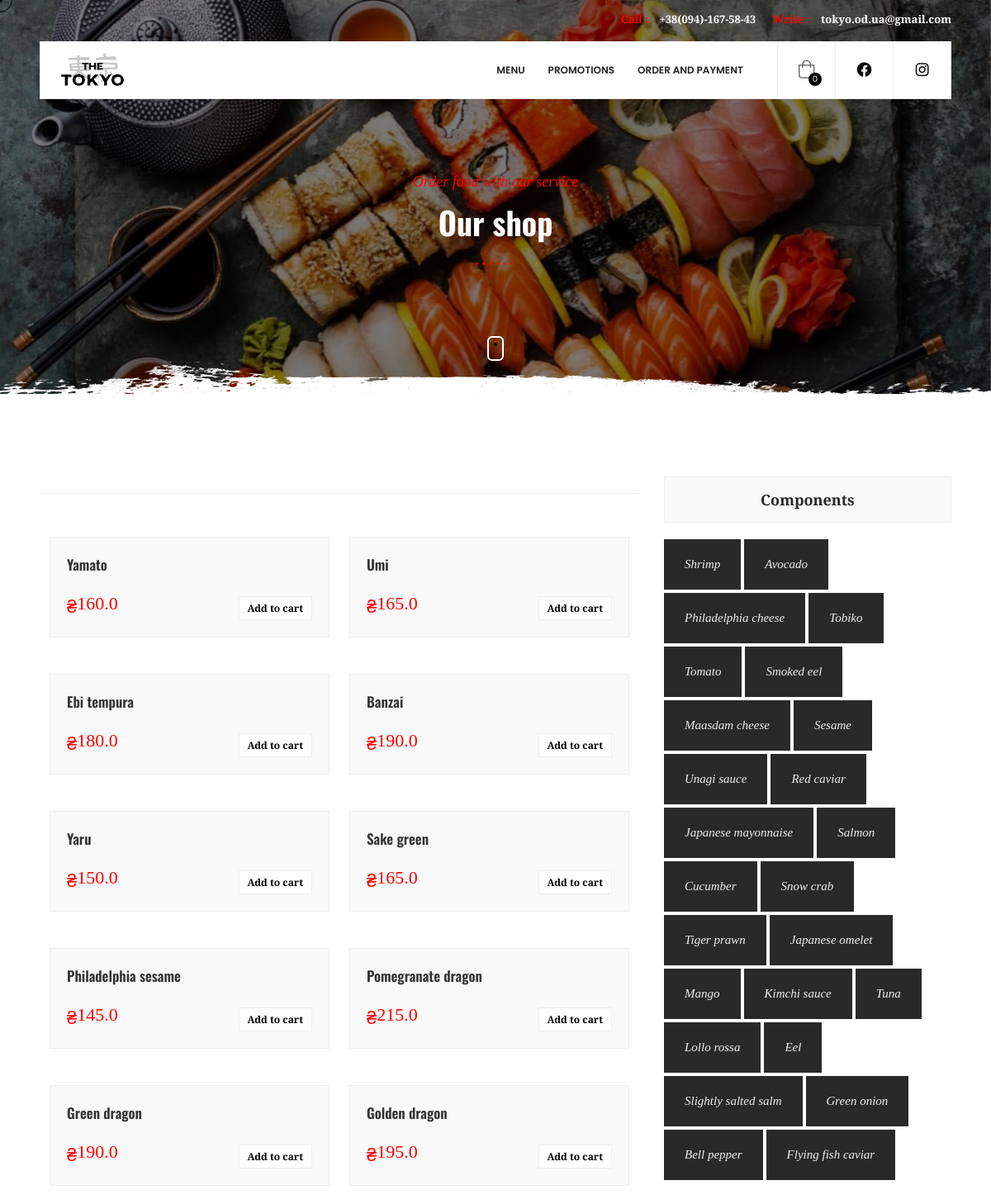
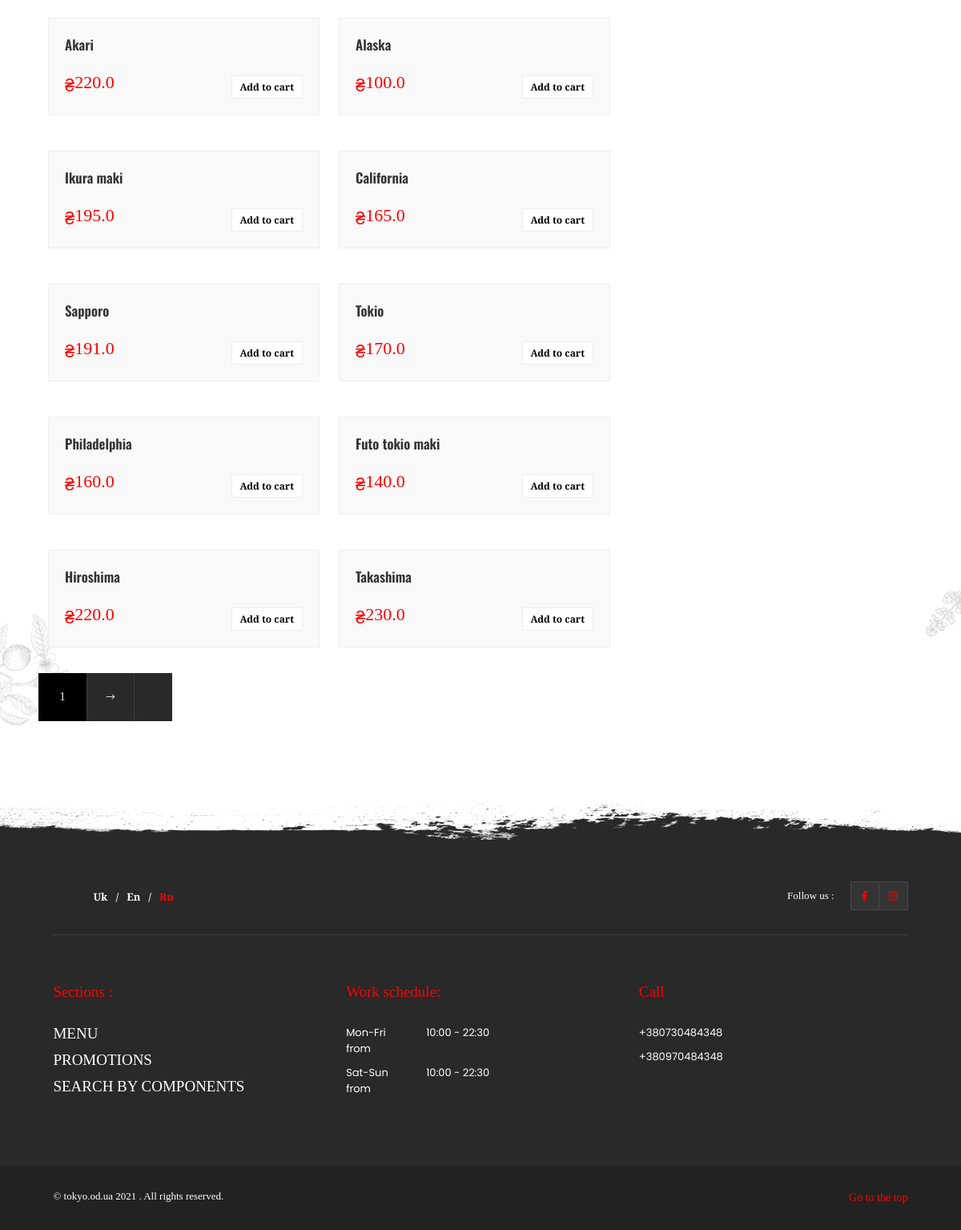
The app's page /shop/ with its own data (2 pictures, top to bottom).
### core/models.py (models this page shows, shortened)
class Item(models.Model):
    title = models.CharField('Заголовок uk', max_length=100)
    title_eng = models.CharField('Заголовок eng', max_length=100, null=True, blank=True)
    title_ru = models.CharField('Заголовок ru', max_length=100, null=True, blank=True)
    price = models.FloatField('Цена')
    discount_price = models.FloatField('Цена со скидкой', blank=True, null=True)
    category = models.ForeignKey(Category, on_delete=models.CASCADE)
    weight = models.IntegerField(verbose_name='Вес')
    slug = models.SlugField('Ярлык')
    description = models.TextField('Описание', null=True, blank=True)
    ru_description = models.TextField('Описание ru',null=True, blank=True)
    english_description = models.TextField('Описание eng',null=True, blank=True)
    image = models.ImageField('Изображение товара', blank=True, null=True)
    item_tag = models.ManyToManyField(ItemTag, verbose_name='Тэги товара')
    is_sushi_set = models.BooleanField(default=False, verbose_name='Это сушисет?')
    def admin_photo(self):
        return mark_safe('<img src="{}" width="100" /'.format(self.image.url))
    admin_photo.short_description = 'Превью'
    admin_photo.allow_tags = True
    class Meta:
        verbose_name = 'Товар'
        verbose_name_plural = 'Товары'
    def get_absolute_url(self):
        return reverse("core:product", kwargs={
            'slug': self.slug
        })
    def get_add_to_cart_url(self):
        return reverse("core:add-to-cart", kwargs={
            'slug': self.slug
        })

class ItemTag(models.Model):
    item_tag_name = models.CharField('Тэг', max_length=20)
    item_tag_eng_name = models.CharField('Тэг Eng', max_length=20, null=True, blank=True)
    item_tag_ru_name = models.CharField('Тэг Ru', max_length=20, null=True, blank=True)
    display_on_main = models.BooleanField('Отображается на главной')
    slug = models.SlugField('Ярлык', null=True, blank=True)
    class Meta:
        verbose_name = 'Тэг'
        verbose_name_plural = 'Тэги'

### core/views.py (the view)
# urls.py: path('shop/', ShopView.as_view(), name='shop'),
class ShopView(ListView):
    model = Item
    paginate_by = 20
    template_name = "shop.html"

### templates/shop.html (shortened to what this page needs)
{% extends "main.html" %} {% block main_body %} {% load static %}
{% load cart_template_tags %}
<div id="main">
	{% include "header.html" %}
	<div id="wrapper">
		<div class="content">
			<section class="parallax-section hero-section hidden-section" data-scrollax-parent="true">
				<div class="bg par-elem" data-bg='{% static "images/bg/1.jpg" %}'
					data-scrollax="properties: { translateY: '30%' }"></div>
				<div class="overlay"></div>
				<div class="container">
					<div class="section-title">
						{% if request.session.lang == "uk" %}
						<h4>Замовляй їжу з нашим сервісом</h4>
						<h2>Наш магазин</h2>
						{% elif request.session.lang == "ru" %}
						<h4>Заказывай еду с нашим сервисом</h4>
						<h2>Наш магазин</h2>
						{% else %}
						<h4>Order food with our service</h4>
						<h2>Our shop</h2>
						{% endif %}
						<div class="dots-separator fl-wrap"><span></span></div>
					</div>
				</div>
				<div class="hero-section-scroll">
					<div class="mousey">
						<div class="scroller"></div>
					</div>
				</div>
				<div class="brush-dec"></div>
			</section>
			<section class="hidden-section">
				<div class="container">
					<div class="row">
						<div class="col-md-8">
							<div class="fl-wrap post-container">
								<div class="shop-header fl-wrap"></div>
								<div class="gallery-items grid-big-pad lightgallery two-column fl-wrap">
									{% if items %}
									{% if request.session.lang == "uk" %}
									{% for item in items %}
									<div class="gallery-item {{ item.category.label }}">
										<a href="{{ item.get_absolute_url }}">
											<div class="grid-item-holder hov_zoom">
												<img src="{{ item.image.url }}" alt="" />
											</div>
										</a>
										<div class="grid-item-details">
											<a href="{{ item.get_absolute_url }}">
												<h3>{{ item.title }}</h3>
											</a>
											<p>{{ item.description }}</p>
											<div class="grid-item_price">
												{% if item.discount_price %}
												<span><span style="font-family: Poppins, sans-serif;">₴</span>{ item.discount_price }}</span>
												{% else %}
												<span><span style="font-family: Poppins, sans-serif;">₴</span>{{ item.price }}</span>
												{% endif %}
												<a href="{{ item.get_add_to_cart_url }}" class="add_cart">Замовити</a>
											</div>
										</div>
									</div>
									{% endfor %}
									{% elif request.session.lang == "ru" %}
									{% for item in items %}
									<div class="gallery-item {{ item.category.label }}">
										<a href="{{ item.get_absolute_url }}">
											<div class="grid-item-holder hov_zoom">
												<img src="{{ item.image.url }}" alt="" />
											</div>
										</a>
										<div class="grid-item-details">
											<a href="{{ item.get_absolute_url }}">
												<h3>{{ item.title_ru }}</h3>
											</a>
											<p>{{ item.ru_description }}</p>
											<div class="grid-item_price">
												{% if item.discount_price %}
												<span><span style="font-family: Poppins, sans-serif;">₴</span>{{ item.discount_price }}</span>
												{% else %}
												<span><span style="font-family: Poppins, sans-serif;">₴</span>{{ item.price }}</span>
												{% endif %}
												<a href="{{ item.get_add_to_cart_url }}" class="add_cart">Заказать</a>
											</div>
										</div>
									</div>
									{% endfor %}
									{% else %}
									{% for item in items %}
									<div class="gallery-item {{ item.category.label }}">
										<a href="{{ item.get_absolute_url }}">
											<div class="grid-item-holder hov_zoom">
												<img src="{{ item.image.url }}" alt="" />
											</div>
										</a>
										<div class="grid-item-details">
											<a href="{{ item.get_absolute_url }}">
												<h3>{{ item.title_eng }}</h3>
											</a>
											<p>{{ item.english_description }}</p>
											<div class="grid-item_price">
												{% if item.discount_price %}
												<span><span style="font-family: Poppins, sans-serif;">₴</span>{{ item.discount_price }}</span>
												{% else %}
												<span><span style="font-family: Poppins, sans-serif;">₴</span>{{ item.price }}</span>
												{% endif %}
												<a href="{{ item.get_add_to_cart_url }}" class="add_cart">Add to
													cart</a>
											</div>
										</div>
									</div>
									{% endfor %}
									{% endif %}
									{% else %}
									{% for item in object_list %}
									<div class="gallery-item {{ item.get_label_display }}">
										<a href="{{ item.get_absolute_url }}">
											<div class="grid-item-holder hov_zoom">
											</div>
										</a>
										<div class="grid-item-details">
											<a href="{{ item.get_absolute_url }}">
												{% if request.session.lang == "uk" %}
												<h3>{{ item.title }}</h3>
												{% elif request.session.lang == "ru" %}
												<h3>{{ item.title_ru }}</h3>
												{% else %}
												<h3>{{ item.title_eng }}</h3>
												{% endif %}
											</a>
											<p>{{ item.description }}</p>
											<div class="grid-item_price">
												{% if item.discount_price %}
												<span><span style="font-family: Poppins, sans-serif;">₴</span>{{ item.discount_price }}</span>
												{% else %}
												<span><span style="font-family: Poppins, sans-serif;">₴</span>{{ item.price }}</span>
												{% endif %}
												<a href="{{ item.get_add_to_cart_url }}"
													class="add_cart">{% if request.session.lang == "uk" %}
													Замовити
													{% elif request.session.lang == "ru" %}
													Заказать
													{% else %} Add to cart {% endif %}</a>
											</div>
										</div>
									</div>
									{% endfor %} {% endif %}
								</div>
								{% if is_paginated %}
								<div class="pagination fl-wrap cust-paginator">
									<a href="?page={{ page_obj.number }}" class="current-page">{{ page_obj.number }}</a>
									{% if page_obj.has_next %}
									<a href="?page={{ page_obj.next_page_number }}" class="nextposts-link"><i
											class="fal fa-long-arrow-right"></i></a>
									{% endif %}
								</div>
								{% endif %}
							</div>
						</div>
						<div class="col-md-4">
							<div class="main-sidebar fixed-bar fl-wrap">
								<div class="main-sidebar-widget fl-wrap">
									<h3>
										{% if request.session.lang == "uk" %} Компоненти
										{% elif request.session.lang == "ru" %} Компоненты {% else %}
										Components {% endif %}
									</h3>
									<div class="tags-widget">
										<div class="tagcloud">
											{% if request.session.lang == "uk" %}
											{% for tag in request|product_tags %}
											<a href="{% url 'core:shop-product' tag.slug %}">{{ tag.item_tag_name }}</a>
											{% endfor %}
											{% elif request.session.lang == "ru" %}
											{% for tag in request|product_tags %}
											<a
												href="{% url 'core:shop-product' tag.slug %}">{{ tag.item_tag_ru_name }}</a>
											{% endfor %}
											{% else %}
											{% for tag in request|product_tags%}
											<a
												href="{% url 'core:shop-product' tag.slug %}">{{ tag.item_tag_eng_name }}</a>
											{% endfor %}
											{% endif %}
										</div>
									</div>
								</div>
							</div>
						</div>
					</div>
				</div>
				<div class="section-bg">
				</div>
			</section>
			<div class="brush-dec2 brush-dec_bottom"></div>
		</div>
		<div class="height-emulator fl-wrap"></div>
		{% include "footer.html" %}
	</div>
	<div class="element">
	</div>
</div>
{% endblock main_body %}

### records on screen
Item: title_eng "Yamato", price "160.0"
Item: title_eng "Umi", price "165.0"
Item: title_eng "Ebi tempura", price "180.0"
Item: title_eng "Banzai", price "190.0"
Item: title_eng "Yaru", price "150.0"
Item: title_eng "Sake green", price "165.0"
Item: title_eng "Philadelphia sesame", price "145.0"
Item: title_eng "Pomegranate dragon", price "215.0"
Item: title_eng "Green dragon", price "190.0"
Item: title_eng "Golden dragon", price "195.0"
Item: title_eng "Akari", price "220.0"
Item: title_eng "Alaska", price "100.0"
Item: title_eng "Ikura maki", price "195.0"
Item: title_eng "California", price "165.0"
Item: title_eng "Sapporo", price "191.0"
Item: title_eng "Tokio", price "170.0"
Item: title_eng "Philadelphia", price "160.0"
Item: title_eng "Futo tokio maki", price "140.0"
Item: title_eng "Hiroshima", price "220.0"
Item: title_eng "Takashima", price "230.0"
ItemTag: item_tag_eng_name "Shrimp"
ItemTag: item_tag_eng_name "Avocado"
ItemTag: item_tag_eng_name "Philadelphia cheese"
ItemTag: item_tag_eng_name "Tobiko"
ItemTag: item_tag_eng_name "Tomato"
ItemTag: item_tag_eng_name "Smoked eel"
ItemTag: item_tag_eng_name "Maasdam cheese"
ItemTag: item_tag_eng_name "Sesame"
ItemTag: item_tag_eng_name "Unagi sauce"
ItemTag: item_tag_eng_name "Red caviar"
ItemTag: item_tag_eng_name "Japanese mayonnaise"
ItemTag: item_tag_eng_name "Salmon"
ItemTag: item_tag_eng_name "Cucumber"
ItemTag: item_tag_eng_name "Snow crab"
ItemTag: item_tag_eng_name "Tiger prawn"
ItemTag: item_tag_eng_name "Japanese omelet"
ItemTag: item_tag_eng_name "Mango"
ItemTag: item_tag_eng_name "Kimchi sauce"
ItemTag: item_tag_eng_name "Tuna"
ItemTag: item_tag_eng_name "Lollo rossa"
ItemTag: item_tag_eng_name "Eel"
ItemTag: item_tag_eng_name "Slightly salted salm"
ItemTag: item_tag_eng_name "Green onion"
ItemTag: item_tag_eng_name "Bell pepper"
ItemTag: item_tag_eng_name "Flying fish caviar"

### other values on screen
{{ request|cart_item_count }} "0"
{{ page_obj.number }} "1"
